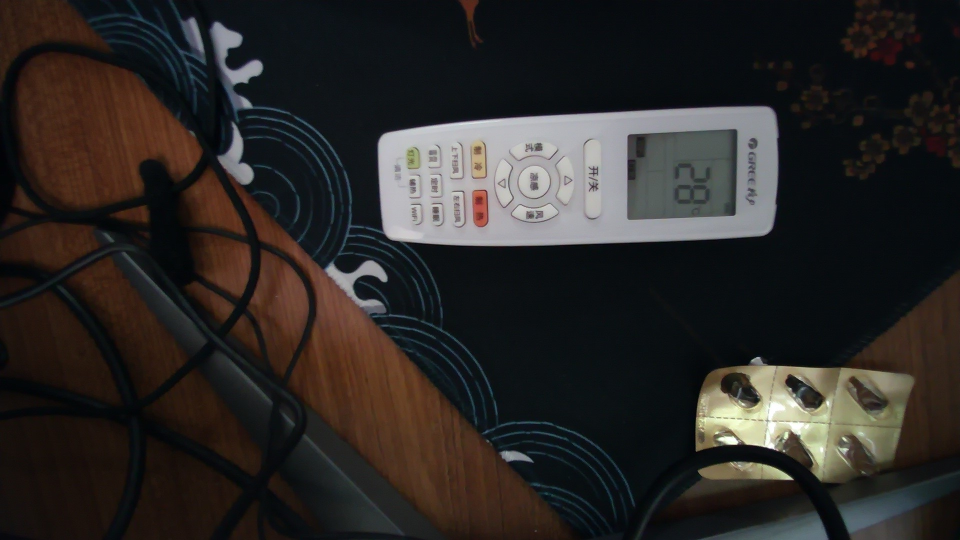
#> input picture 增强现实/test.jpg, 1920 x 1080 px (shown at 1/2 size)
$ python '增强现实.py'
#> lines starting #> are read from the running program, lines starting #| are printed output that depends on the picture; pictures that were not available may be replaced by others from this repository, and a replacement may not be noted
import cv2
import numpy as np

detection = False
frame_counter = 0

cap = cv2.VideoCapture(0)
img_target = cv2.imread("test.jpg")
#> img_target is the input picture: shape (1080, 1920, 3); mean B, G, R 38.6, 40.6, 43.8
my_vid = cv2.VideoCapture("vtest.avi")

success, img_video = my_vid.read()
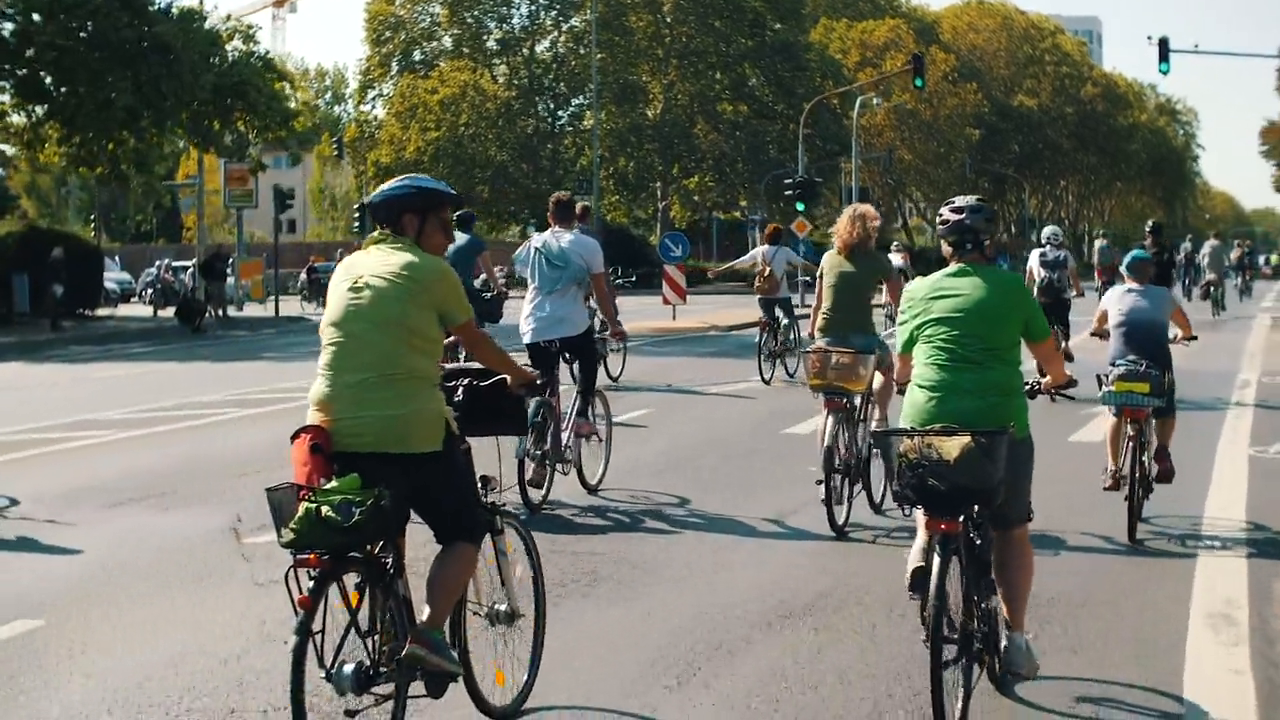
#> input picture frame 45 of yolo/Videos/bikes.mp4, 1280 x 720 px, given in place of vtest.avi, which was not available
#> img_video is the input picture: shape (720, 1280, 3); mean B, G, R 101.7, 112.8, 110.6
hT, wT, cT = img_video.shape
#> hT = 720; wT = 1280; cT = 3
img_target = cv2.resize(img_target, (wT, hT))
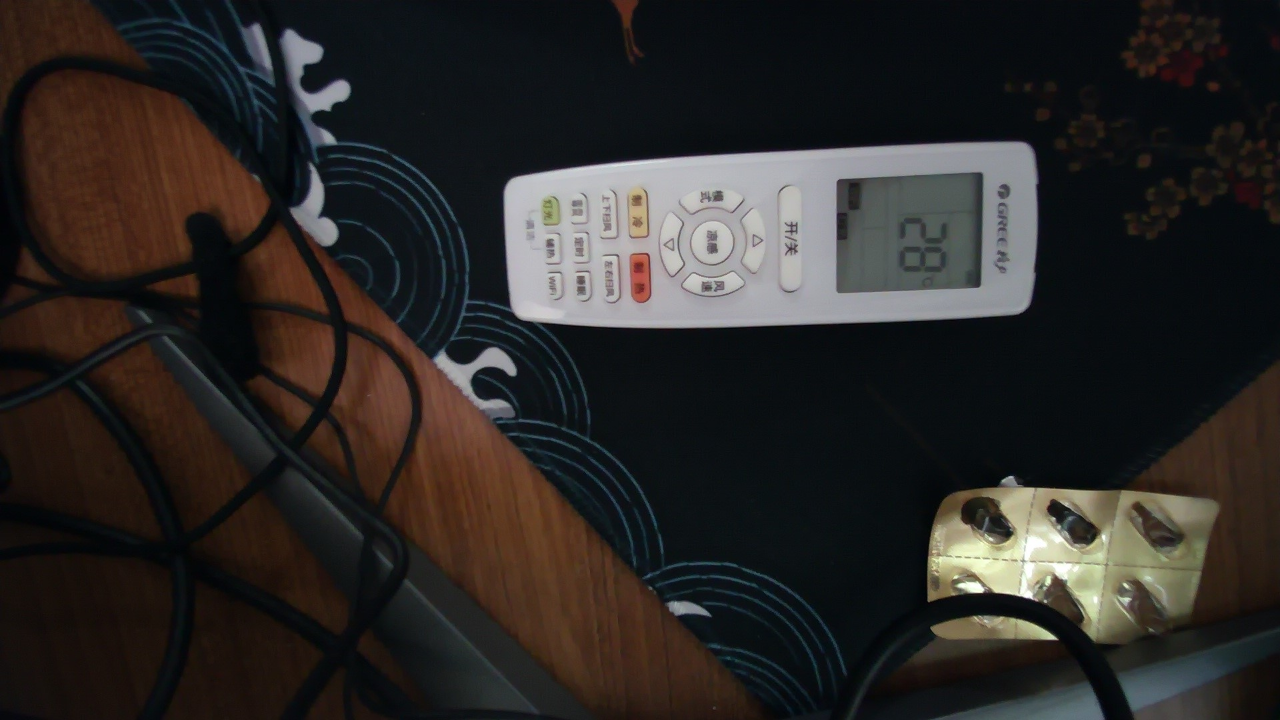
#> img_target: shape (720, 1280, 3); mean B, G, R 38.6, 40.6, 43.8

orb = cv2.ORB_create(nfeatures=2000)
kp1, des1 = orb.detectAndCompute(img_target, None)
#> kp1 = 2000 keypoints; strongest (x, y, size): (982, 589, 37.2), (981, 589, 44.6), (982, 590, 31), (979, 587, 64.3)
img_target = cv2.drawKeypoints(img_target, kp1, None)
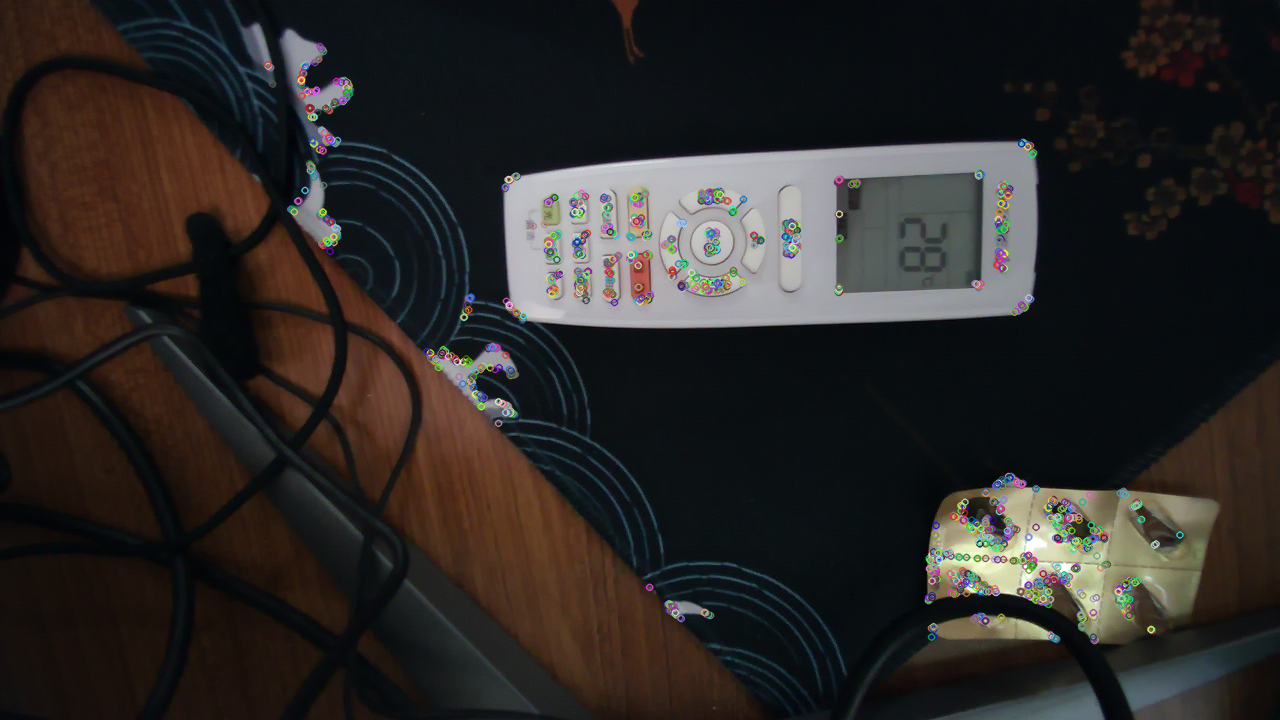
#> img_target: shape (720, 1280, 3); mean B, G, R 38.8, 40.7, 43.8

while True:
    success1, img_webcam = cap.read()
    img_Aug = img_webcam.copy()
    kp2, des2 = orb.detectAndCompute(img_webcam, None)
#> kp2 = 2000 keypoints; strongest (x, y, size): (1034, 383, 31), (1030, 386, 31), (1037, 386, 31), (460, 388, 31)
    # img_webcam = cv2.drawKeypoints(img_webcam, kp2, None)

    if detection == False:
        my_vid.set(cv2.CAP_PROP_POS_FRAMES, 0)
        frame_counter = 0
    else:
        if frame_counter == my_vid.set(cv2.CAP_PROP_FRAME_COUNT, 0):
            my_vid.set(cv2.CAP_PROP_POS_FRAMES, 0)
            frame_counter = 0
        success, img_video = my_vid.read()
        img_target = cv2.resize(img_target, (wT, hT))

    bf = cv2.BFMatcher()
    matches = bf.knnMatch(des1, des2, k=2)
#> matches = 2000 matches
    good = []
    for m, n in matches:
        if m.distance < 0.75 * n.distance:
            good.append(m)
#> after the loop, good = 23 matches
    print(len(good))
#| 23
    imgFeatures = cv2.drawMatches(img_target, kp1, img_webcam, kp2, good, None, flags=2)
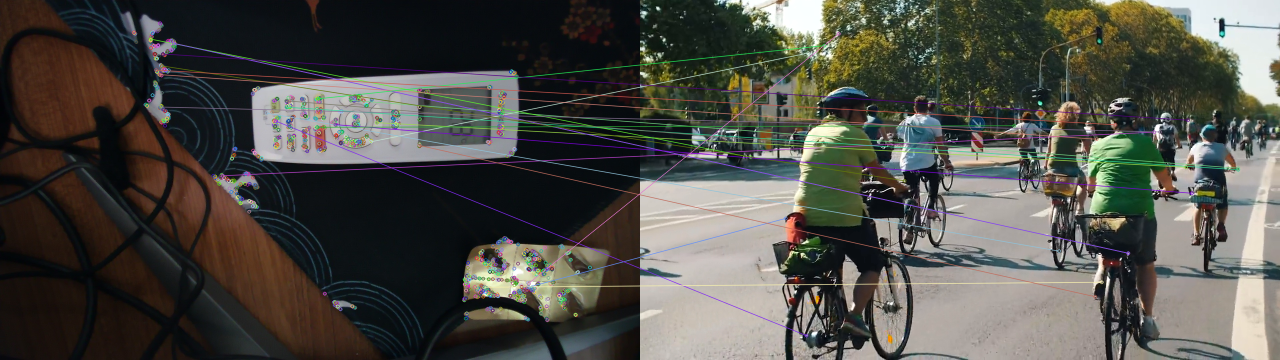
#> imgFeatures: shape (720, 2560, 3) (shown at 1/2 size); mean B, G, R 71.7, 77.8, 78.5

    if len(good) > 25:
        detection = True
        srcPoints = np.float32([kp1[m.queryIdx].pt for m in good]).reshape(-1, 1, 2)
        dstPoints = np.float32([kp2[m.trainIdx].pt for m in good]).reshape(-1, 1, 2)
        matrix, mask = cv2.findHomography(srcPoints, dstPoints, cv2.RANSAC, 5)
        print(matrix)

        pts = np.float32([[0, 0], [0, hT], [wT, hT], [wT, 0]]).reshape(-1, 1, 2)
        dst = cv2.perspectiveTransform(pts, matrix)
        img2 = cv2.polylines(img_webcam, [np.int32(dst)], True, (255, 0, 255), 3)

        img_wrap = cv2.warpPerspective(img_video, matrix, (img_webcam.shape[1], img_webcam.shape[0]))

        mask_new = np.zeros((img_webcam.shape[0], img_webcam.shape[1]), np.uint8)
        cv2.fillPoly(mask_new, [np.int32(dst)], [255, 255, 255])
        mask_INV = cv2.bitwise_not(mask_new)
        img_Aug = cv2.bitwise_and(img_Aug, img_Aug, mask=mask_INV)
        img_Aug = cv2.bitwise_or(img_wrap, img_Aug)

        cv2.imshow("masknew", img_Aug)
        # cv2.imshow("imgwrap", img_wrap)
        frame_counter += 1
        # cv2.imshow("img2", img2)

    cv2.imshow("Image Features", imgFeatures)
    # cv2.imshow("Webcam", img_webcam)
    # cv2.imshow("Target Image", img_target)
    # cv2.imshow("Video", img_video)
    # 帧率26
    if cv2.waitKey(80) & 0xFF == ord('q'):
#> (key q is pressed here)
        break
